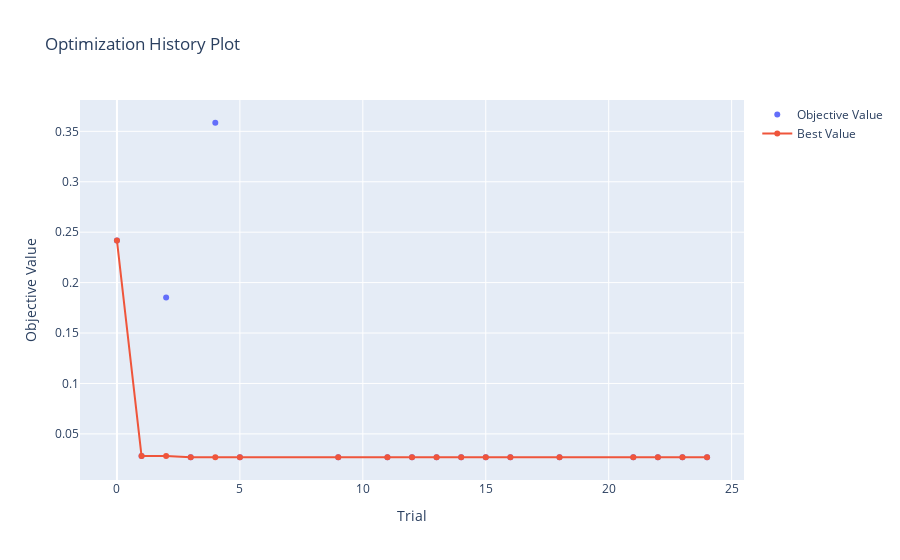

The code cell stored with this chart in its notebook:
### Code cell
fig = optuna.visualization.plot_optimization_history(study)
graph_path = pathlib.Path(f"../../figures/{params.MODEL_TYPE}/{params.MODEL_NAME}/")
# if path doesn't exist, make path with pathlib
graph_path.mkdir(parents=True, exist_ok=True)

graph_path = f"../../figures/{params.MODEL_TYPE}/{params.MODEL_NAME}/plot_optimization_history_graph"
fig.write_image(pathlib.Path(f"{graph_path}.png"))
fig.show()

### Figure 1 — Plotly figure (JSON) as saved in the notebook; plotly's stock layout.template omitted (floating-point values rounded to 4 significant figures)
{"data": [{"mode": "markers", "name": "Objective Value", "type": "scatter", "x": [0, 1, 2, 3, 4, 5, 9, 11, 12, 13, 14, 15, 16, 18, 21, 22, 23, 24], "y": [0.2417, 0.02809, 0.1854, 0.0269, 0.3585, 0.0269, 0.02685, 0.02684, 0.02684, 0.02685, 0.02685, 0.02688, 0.02685, 0.02685, 0.02685, 0.02685, 0.02685, 0.02683]}, {"name": "Best Value", "type": "scatter", "x": [0, 1, 2, 3, 4, 5, 9, 11, 12, 13, 14, 15, 16, 18, 21, 22, 23, 24], "y": [0.2417, 0.02809, 0.02809, 0.0269, 0.0269, 0.0269, 0.02685, 0.02684, 0.02684, 0.02684, 0.02684, 0.02684, 0.02684, 0.02684, 0.02684, 0.02684, 0.02684, 0.02683]}], "layout": {"title": {"text": "Optimization History Plot"}, "xaxis": {"title": {"text": "Trial"}}, "yaxis": {"title": {"text": "Objective Value"}}}}
